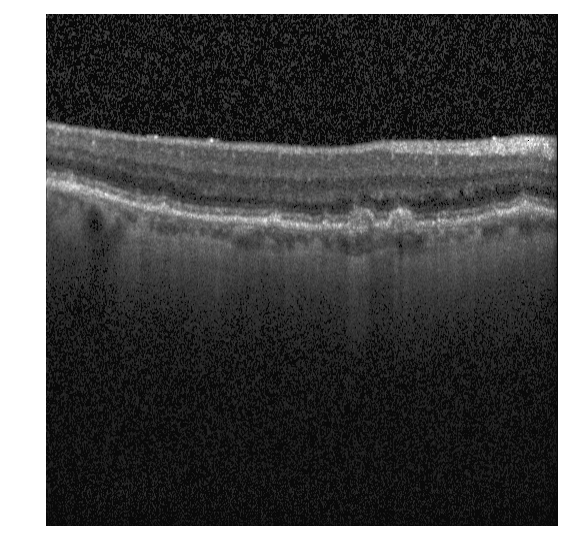
#> input picture Test/10376.png, 569 x 560 px; its folder holds 4 pictures in this run
$ python main.py   (older library calls are emulated)
#> lines starting #> are read from the running program, lines starting #| are printed output that depends on the picture; after the words box and inside, x2 and y2 are one past the last pixel; in counts of white or black regions, pixels touching at a corner belong together
### functions.py
# -*- coding: utf-8 -*-
"""
Created on Tue Jun  1 12:04:06 2021

@author: volte
"""


import cv2
import numpy as np
from datetime import datetime
import matplotlib as mat
import matplotlib.pyplot as plt
import os
from scipy import ndimage
from skimage import feature


def edgemap(image):
    filt_img = ndimage.gaussian_filter(image, 3)
    edges = feature.canny(filt_img, 2.5)
    #plt.imshow(edges)
    #plt.show()
    return edges

#function to segment only relevant layers
def segmentLayer(image, edges, savelocation):

    cutimg = image
    leny, lenx = image.shape

    layercount = 0
    pixeldist = 0
    guard = False
    start_count_pixel = False
    cut_pixel = np.zeros(leny)

    for col in range(0, leny):
        for row in range(5, lenx):
            if layercount <= 1:
                cutimg[row-5][col] = 0
                cut_pixel[col] = row
                if edges[row][col] == 1 and not guard:
                    layercount += 1
                    start_count_pixel = True
                    guard = True  # skipping next cols (we don't want to look at edges one edge next to the one we found already)
                if pixeldist > 40:
                    guard = False # open guard when we reached 25 pixels below the first edge
            if start_count_pixel:
                pixeldist += 1
        layercount = 0
        pixeldist = 0
        start_count_pixel = False

    for row in range(0, lenx):
        col = lenx - 1
        while edges[col][row] == 0 and col >= 0:
            cutimg[col][row] = 0
            col -= 1


    plt.figure() #save output edges / image
    plt.imshow(cutimg)
    plt.savefig(savelocation)
    #plt.show()


    return cutimg, cut_pixel


##Function to increase brightness and contrast

# [74 lines left out: functions apply_brightness_contrast, blob_detection, distance_check, not called in this run]

##function combining everything and returning true/false for input images
def test_for_srf(folder_img_name, folder_photor_img_name, params):
    count=0
    list_of_trues_falses=[]
    all_img=os.listdir(folder_img_name)
    all_ref_img=os.listdir(folder_photor_img_name)
    for i in range(0, len(all_img)):
        img=plt.imread("{}/{}".format(folder_img_name, all_img[i]))
        img=cv2.medianBlur(img, 5)
        img=apply_brightness_contrast(img, brightness=0, contrast=60)

        img = cv2.normalize(img, None, alpha = 0, beta = 255, norm_type = cv2.NORM_MINMAX, dtype = cv2.CV_32F)
        img = img.astype(np.uint8)
        #plt.imshow(img)

        ref=plt.imread("{}/{}".format(folder_photor_img_name, all_ref_img[i]))
        ref=ref[60:400, 150:500, 0]
        ref = cv2.normalize(ref, None, alpha = 0, beta = 255, norm_type = cv2.NORM_MINMAX, dtype = cv2.CV_32F)
        ref = ref.astype(np.uint8)
        #plt.imshow(ref)
        keys=blob_detection(img, params)
        if distance_check(ref, keys)==True:
            count+=1
            list_of_trues_falses.append(1)
        else:
            list_of_trues_falses.append(0)
    print("percentage SRF:", count/len(all_img)*100)
    return all_img, list_of_trues_falses


### main.py
"""
This programm cuts the image at the second highly illuminated layer (= photoreceptor layer)
by searching for all edges and then sets everything aboth the second layer to 0.

variable parameters : sigma (for edges), sigma (for gauss.), guard

can be done on individual images
or

automated:
1. copy folders of SRF / NoSRF into dir
    images are converted by 56+...(one round dir= "SRF", ..)
2. add two folders named "outputs SRF" and "outputs NoSRF" -> cut files will be stored there

"""
import numpy as np
import matplotlib.pyplot as plt
plt.rcParams['image.cmap'] = 'gray'
import os
from scipy import ndimage
from skimage import feature
from PIL import Image
import straightline
import cv2
import matplotlib.pyplot as plt
import functions
plt.rcParams['image.cmap'] = 'gray'
import pandas as pd


"""
#convert and save to JPG
dir = r'Test'
for filename in os.listdir(dir):
    if filename.endswith(".png"):
        imgfile = dir + "/" + filename
        im = Image.open(imgfile)
        im = im.convert('RGB')
        newfile = filename.split(".")
        im.save(dir + "/" + newfile[0] + ".jpg")
print("all files converted in " + dir)
"""

#read image, extract first channel, filter and cut (individual)
"""
image1 = plt.imread('SRF/input_1504_1.jpg')
imagecopy = np.copy(image1[15:525, 47:557, 0])

edges = functions.edgemap(imagecopy)
result = functions.segmentLayer(imagecopy, edges, "output_1.png")

"""


"""
automated save of outputs
"""

distances = []
el = 0

dir = r'Test'
for filename in os.listdir(dir):
    if filename.endswith(".png"):
        imagefile = dir + "/" + filename

        imagefile_out_1 = "outputs " + dir + "/" + filename.split(".")[0] + ".png"
        imagefile_out_2 = "line " + dir + "/" + filename.split(".")[0] + ".png"
        image1 = plt.imread(imagefile)
#> image1 is the input picture: shape (560, 569, 4) float32; mean R, G, B, A 0.318, 0.318, 0.318, 1
        imagecopy = np.copy(image1[15:525, 47:557, 0]) # cut image at white borders
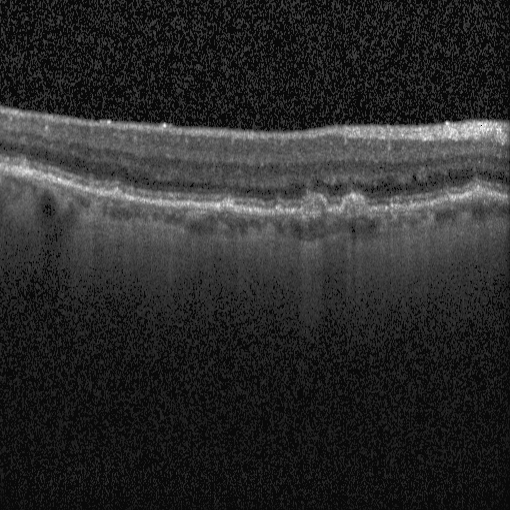
#> imagecopy: shape (510, 510) float32; min 0, max 1, mean 0.171

        #segment one layer
        edges = functions.edgemap(imagecopy)
#> in edgemap, `filt_img = ndimage.gaussian_filter(image, 3)`:
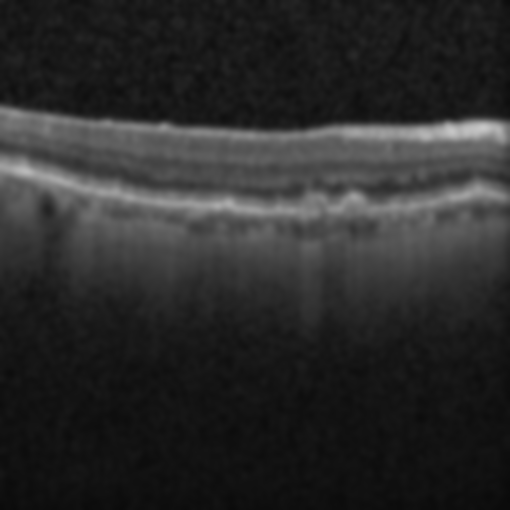
#> filt_img: shape (510, 510) float32; min 0.041, max 0.785, mean 0.171
#> in edgemap, `edges = feature.canny(filt_img, 2.5)`:
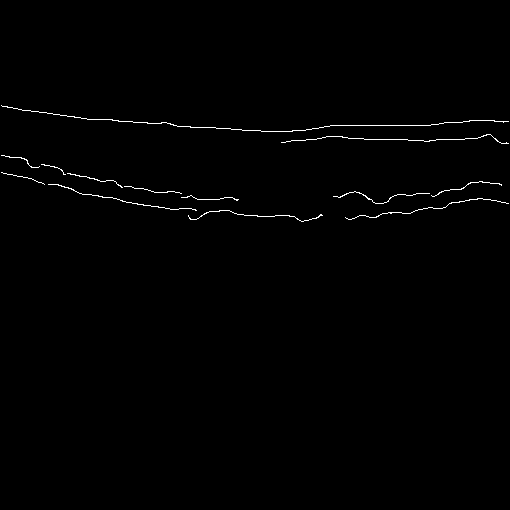
#> edges: shape (510, 510) bool; 0.67% white in thin lines or dots, all inside (x1, y1, x2, y2) = (1, 105, 509, 222)
        result = functions.segmentLayer(imagecopy, edges, imagefile_out_1)
#> after the loop in segmentLayer, `for col in range(0, leny):`:
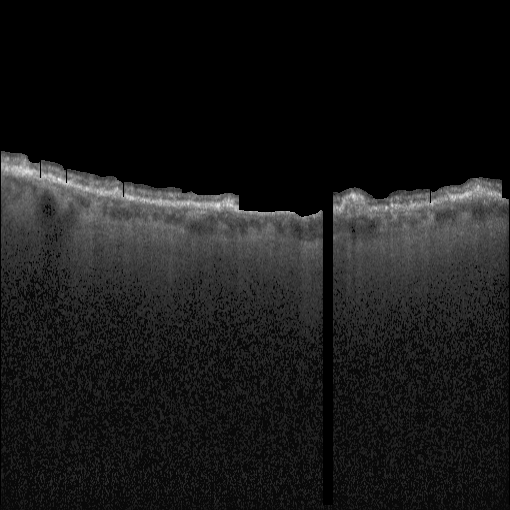
#> cutimg: shape (510, 510) float32; min 0, max 0.961, mean 0.0975
#> after the loop in segmentLayer, `for row in range(0, lenx):`:
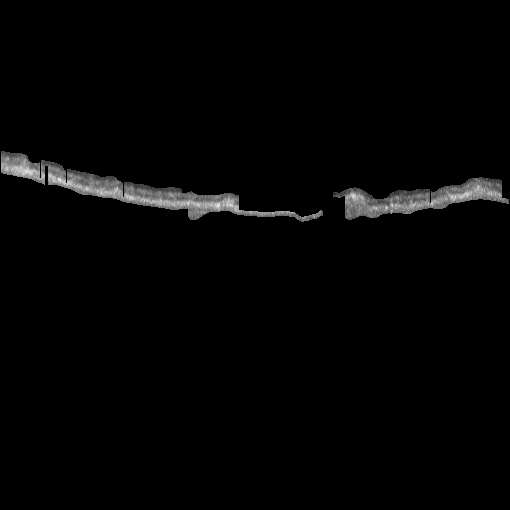
#> cutimg: shape (510, 510) float32; min 0, max 0.961, mean 0.0166

        """
        Function for comparing the layers to a ransac
        """
        """
        #compare one layer to fitted line
        image = result[0]
        line = result[1]
        line_param = straightline.ransac(image, imagefile_out_2)
        distances.append(int(straightline.calculate_dist(line_param, line))),# imagefile))
        el +=1
        """
#> pass 2 of the loop `for filename in os.listdir(dir):`:
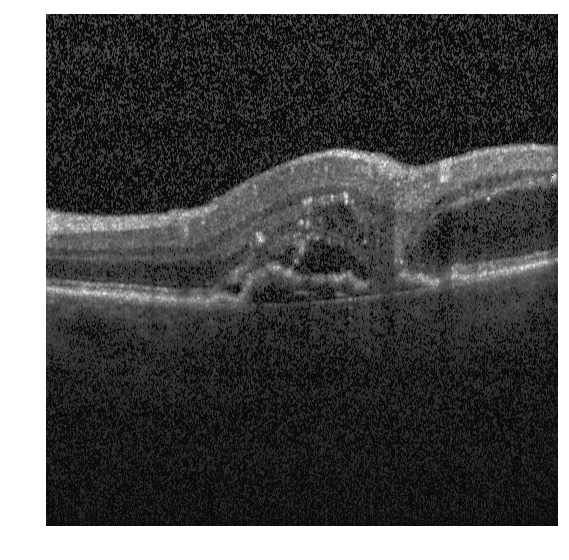
#> input picture Test/10505.png, 569 x 560 px
#> image1 is the input picture: shape (560, 569, 4) float32; mean R, G, B, A 0.323, 0.323, 0.323, 1
#> in edgemap (call 2), `edges = feature.canny(filt_img, 2.5)`:
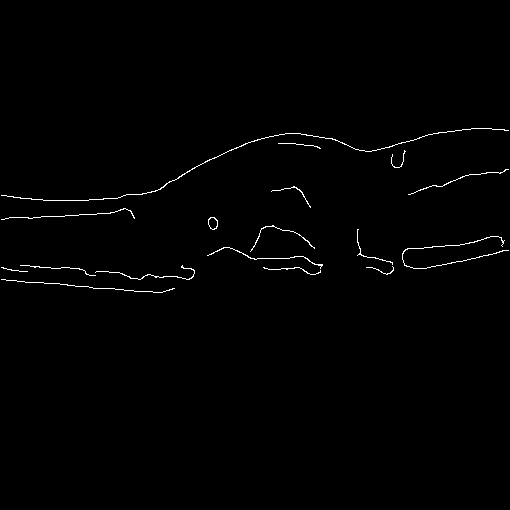
#> edges: shape (510, 510) bool; 0.8% white in thin lines or dots, all inside (x1, y1, x2, y2) = (1, 128, 509, 293)
#> after the loop in segmentLayer (call 2), `for row in range(0, lenx):`:
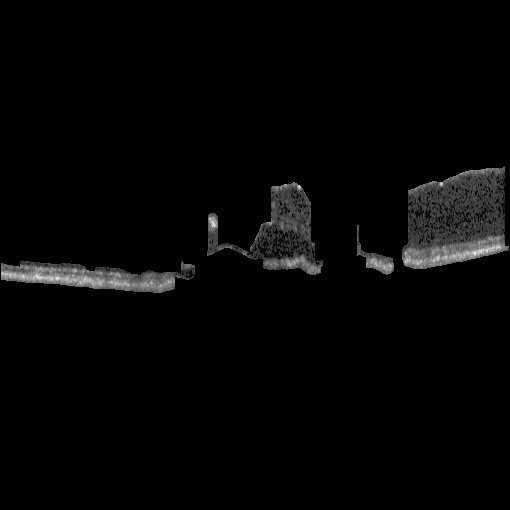
#> cutimg: shape (510, 510) float32; min 0, max 0.953, mean 0.0216
#> pass 3 of the loop `for filename in os.listdir(dir):`:
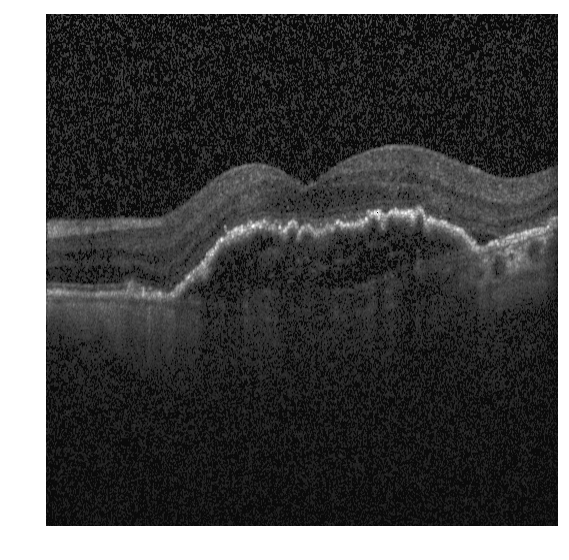
#> input picture Test/10635.png, 569 x 560 px
#> image1 is the input picture: shape (560, 569, 4) float32; mean R, G, B, A 0.299, 0.299, 0.299, 1
#> in edgemap (call 3), `edges = feature.canny(filt_img, 2.5)`:
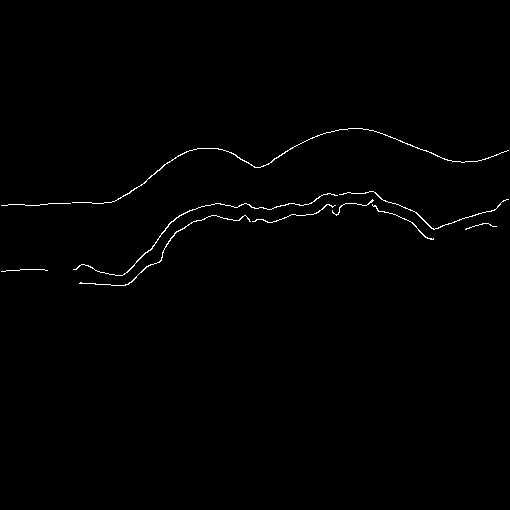
#> edges: shape (510, 510) bool; 0.67% white in thin lines or dots, all inside (x1, y1, x2, y2) = (1, 128, 509, 286)
#> after the loop in segmentLayer (call 3), `for row in range(0, lenx):`:
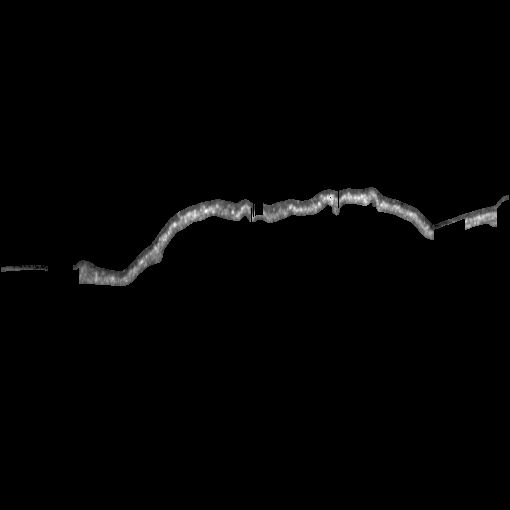
#> cutimg: shape (510, 510) float32; min 0, max 1, mean 0.0129
#> the loop made 4 passes; the first 3 are shown

print("all images cut and saved in outputs " + dir)


"""
Second Part: Blob detection and Image categorization
"""
params = cv2.SimpleBlobDetector_Params()

##Area filtering parameter, refers to the blob size
params.filterByArea = True
params.minArea = 200

##Inertia basically refers to the similarity to a circle, 1 being a circle and 0 being a line
params.filterByInertia = True
params.minInertiaRatio = 0.05

##Filtering blobs by color, a treshold is defined, filterByColor=0 means that it's looking for black blobs
params.filterByColor = True
params.blobColor = 0
params.minThreshold = 0
params.maxThreshold = 60

##Circularity and convexity filtering:
params.filterByCircularity = True
params.minCircularity = 0.2
params.filterByConvexity = True
params.minConvexity = 0.2

a = functions.test_for_srf("Test", "outputs Test", params)
#> (the run stopped early here; a loop or call above may not have finished)
